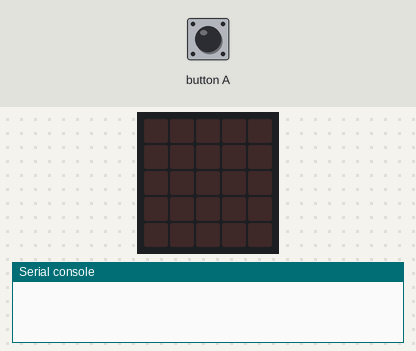
Bench run of a program on a simulated BBC micro:bit running MicroPython. Parts: the board's 5×5 LED display, the last lines printed to the serial console. The test bench sets the inputs (shaded band). No radio messages arrive unless stated (any console line starting 'radio sent:' is added by the test bench).

Above: at 1.2 s.
1.3 s: button A pressed for 0.15 s
At 2.1 s:
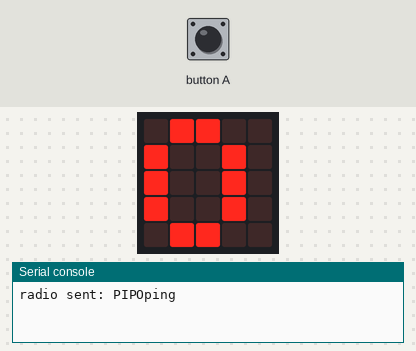
At 3.1 s:
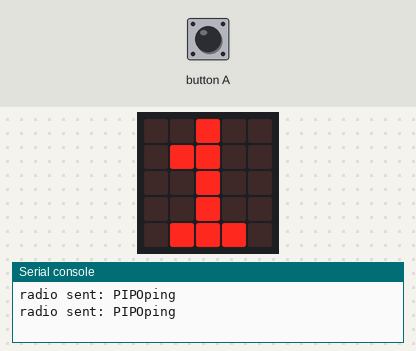
Timing chart, 0 to 4.6 s (numbered marks = the images above; inputs shaded):
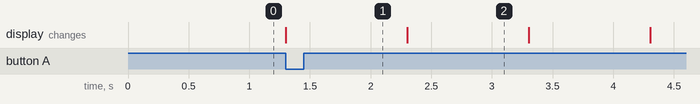

The program:

Ping_Exercise_10pings.py
```python
from microbit import *
import radio

# Turn radio on
radio.on()

# The line below can be used to change the radio group,
# it is already set to 0 by default
# but can be reconfigured to a number from 0-255
# radio.config(group = 0)

# Create the header
# For the Ping receiver, this header should be changed to
# me="PO" and receiver="PI"
me = "PI"
receiver = "PO"
header = me + receiver

# Create the message and attach to header to form package
message = "ping"
packet = header + message

counter_sent = 0
counter_received = 0
total_time = 0
ping_complete = False

while True:
    if button_a.was_pressed():
        message = "ping"
        packet = header + message

        while counter_sent < 10:
            send_time = running_time()
            radio.send(packet)
            display.show(counter_sent)
            counter_sent += 1

            # Wait for receiving messages, check what type of message received
            incoming = radio.receive()
            if incoming is not None:
            #Check if message is for me
                if len(incoming) >= 4 and incoming[2:4] == me:
                    # Check if message is pong
                    if(incoming[4:] == "pong"):
                        receive_time = running_time()
                        round_trip_time = receive_time - send_time
                        total_time += round_trip_time
                        counter_received += 1
                        print(round_trip_time)
                    # Check if message is ping
                    elif(incoming[4:] == "ping"):
                        message = "pong"
                        packet = header + message
                        radio.send(packet)
            sleep(1000)
        ping_complete = True

    if(ping_complete):
        # Output average RTT
        if(counter_received > 0):
            average_time = total_time / counter_received
            display.scroll(average_time)
        counter_sent = 0
        counter_received = 0
        total_time = 0
        ping_complete = False
```

Measured:
- after the input at 1.3 s, the display: changes at once (image 1)
- what the display in image 2 shows lasts 1.0 s, from 2.3 s to 3.3 s
